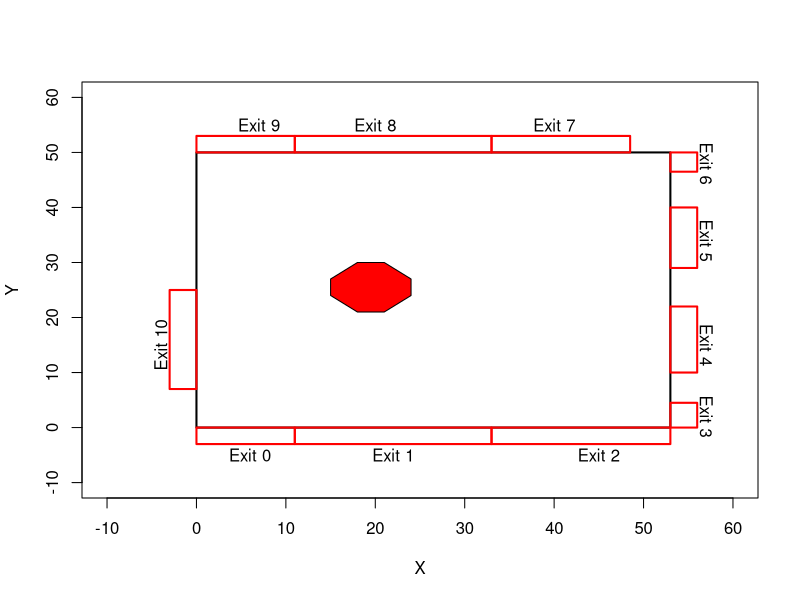

The R script that drew this image:
# AIM: draw GCS environment
# concourse parameters: width(x) = 53, height(y) = 50;
# we will save the plot as a function (instead of an object), so it can be called at any time
# credit goes to stakoverflow: https://stackoverflow.com/questions/29583849/save-a-plot-in-an-object 
gcs_env_m = function(){
  plot(-10:60, -10:60, col = "white", xlab = "X", ylab = "Y") # draw an empty plot
  polygon(x = c(0, 0, 53, 53),
          y = c(0, 50, 50,0),
          border = "black",
          lwd = 2) # draw walls of a GCS
  polygon(x= c(0, -3, -3, 0),
          y = c(7, 7, 25, 25),
          border = "red",
          lwd = 2) # exit 10
  polygon(x = c(0, 0, 11, 11),
          y = c(50, 53, 53, 50),
          border = "red",
          lwd = 2) # exit 9
  polygon(x = c(11, 11, 33, 33),
          y = c(50, 53, 53, 50),
          border = "red",
          lwd = 2) # exit 8
  polygon(x = c(33, 33, 48.5, 48.5),
          y = c(50, 53, 53, 50),
          border = "red",
          lwd = 2) # exit 7
  polygon(x = c(53, 56, 56, 53),
          y = c(50, 50, 46.5, 46.5),
          border = "red",
          lwd = 2) # exit 6
  polygon(x = c(53, 56, 56, 53),
          y = c(40, 40, 29, 29),
          border = "red",
          lwd = 2) # exit 5
  polygon(x = c(53, 56, 56, 53),
          y = c(22, 22, 10, 10),
          border = "red",
          lwd = 2) # exit 4
  polygon(x = c(53, 56, 56, 53),
          y = c(4.5, 4.5, 0, 0),
          border = "red",
          lwd = 2) # exit 3
  polygon(x = c(53, 53, 33, 33),
          y = c(0, -3, -3, 0),
          border = "red",
          lwd = 2) # exit 2
  polygon(x = c(33, 33, 11, 11),
          y = c(0, -3, -3, 0),
          border = "red",
          lwd = 2) # exit 1
  polygon(x = c(11, 11, 0, 0),
          y = c(0, -3, -3, 0),
          border = "red",
          lwd = 2) # exit 0
  polygon(x = c(21, 18, 15, 15, 18, 21, 24, 24, 21),
          y = c(21, 21, 24, 27, 30, 30, 27, 24, 21),
          col = "red") # information booth (an obstacle)
  # annotation of a plot
  text(x = -4,
       y = 15,
       label = "Exit 10",
       srt = 90)
  text(x = 7,
       y = 55,
       label = "Exit 9")
  text(x = 20,
       y = 55,
       label = "Exit 8")
  text(x = 40,
       y = 55,
       label = "Exit 7")
  text(x = 57,
       y = 48,
       label = "Exit 6",
       srt = -90)
  text(x = 57,
       y = 34,
       label = "Exit 5",
       srt = -90)
  text(x = 57,
       y = 15,
       label = "Exit 4",
       srt = -90)
  text(x = 57,
       y = 2,
       label = "Exit 3",
       srt = -90)
  text(x = 45,
       y = -5,
       label = "Exit 2")
  text(x = 22,
       y = -5,
       label = "Exit 1")
  text(x = 6,
       y = -5,
       label = "Exit 0")
}
gcs_env_m()
